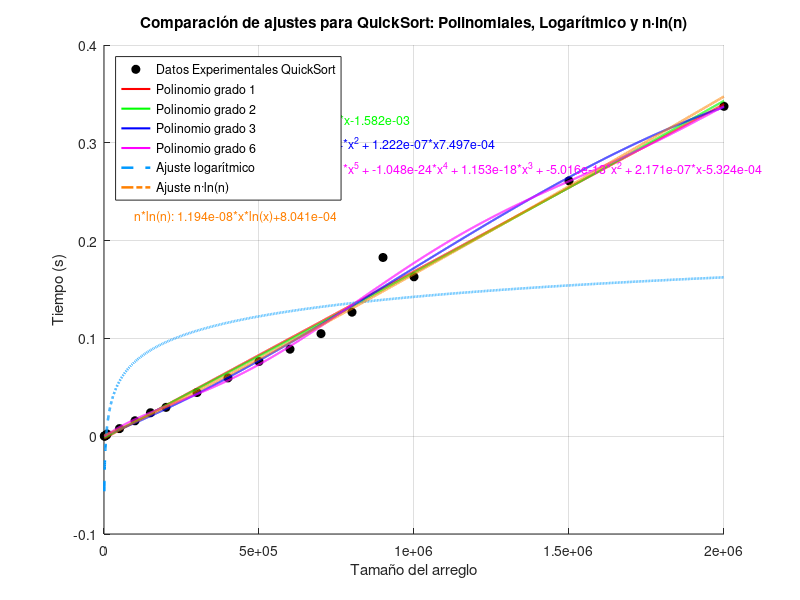

The MATLAB source for this figure:
%% COMPARACIÓN DE AJUSTES: POLINOMIAL, LOGARÍTMICO Y n·ln(n) CON ECUACIONES
clear; clc; close all;

%% VALORES DE X
x = [1000
2000
3000
4000
5000
8000
10000
50000
100000
150000
200000
300000
400000
500000
600000
700000
800000
900000
1000000
1500000
2000000];

%% VALORES DE Y = F(x) EN MILISEGUNDOS
y = [0.000132084
0.000218868
0.00031805
0.000488997
0.000693083
0.001075983
0.002262831
0.007774115
0.015775919
0.023990154
0.029487848
0.044647932
0.059629202
0.076383829
0.088966131
0.104852915
0.126813889
0.182740927
0.163020849
0.261117935
0.337296009
];

%% CONFIGURACIÓN DE AJUSTES POLINOMIALES
grados = [1, 2, 3, 6];             % Grados polinomiales
colors = ['r', 'g', 'b', 'm'];     % Colores para polinomios
linewidths = 1.5;

%% ESPACIO DE EVALUACIÓN
xi = linspace(min(x), max(x), 10000);

%% FIGURA PRINCIPAL
figure('Units','normalized','Position',[0.1 0.1 0.7 0.6]);
hold on;

% PUNTOS EXPERIMENTALES
plot(x, y, 'ko', 'MarkerFaceColor', 'k', 'DisplayName', 'Datos Experimentales QuickSort');

% AJUSTES POLINOMIALES
for i = 1:length(grados)
    grado = grados(i);
    p = polyfit(x, y, grado);
    z = polyval(p, xi);
    
    plot(xi, z, colors(i), 'LineWidth', linewidths, 'DisplayName', sprintf('Polinomio grado %d', grado));
    
    % Mostrar ecuación sobre la gráfica
    func_str = sprintf('Grado %d: ', grado);
    for j = 1:length(p)
        exp = length(p) - j;
        if exp == 0
            func_str = [func_str, sprintf('%.3e', p(j))];
        elseif exp == 1
            func_str = [func_str, sprintf(' + %.3e*x', p(j))];
        else
            func_str = [func_str, sprintf(' + %.3e*x^%d', p(j), exp)];
        end
    end
    text(0.05, 0.9 - (i-1)*0.05, func_str, 'Units','normalized', 'Color', colors(i), 'FontSize',9);
end

% AJUSTE LOGARÍTMICO
p_log = polyfit(log(x), y, 1);
a = p_log(1); c = p_log(2);
z_log = polyval(p_log, log(xi));
plot(xi, z_log, '--', 'Color', [0 0.6 1], 'LineWidth', 1.8, 'DisplayName', 'Ajuste logarítmico');

% Ecuación logarítmica sobre la gráfica
text(0.05, 0.9 - length(grados)*0.05, ...
    sprintf('Log: %.3e*ln(x)+%.3e', a, c), 'Units','normalized', 'Color',[0 0.6 1], 'FontSize',9);

% AJUSTE n·ln(n)
p_nlogn = polyfit(x .* log(x), y, 1);
b = p_nlogn(1); d = p_nlogn(2);
z_nlogn = polyval(p_nlogn, xi .* log(xi));
plot(xi, z_nlogn, '-.', 'Color', [1 0.5 0], 'LineWidth', 1.8, 'DisplayName', 'Ajuste n·ln(n)');

% Ecuación n*ln(n) sobre la gráfica
text(0.05, 0.9 - (length(grados)+1)*0.05, ...
    sprintf('n*ln(n): %.3e*x*ln(x)+%.3e', b, d), 'Units','normalized', 'Color',[1 0.5 0], 'FontSize',9);

% CONFIGURACIÓN FINAL
grid on;
xlabel('Tamaño del arreglo');
ylabel('Tiempo (s)');
title('Comparación de ajustes para QuickSort: Polinomiales, Logarítmico y n·ln(n)');
legend('Location', 'northwest');
%set(gca, 'XScale', 'log');
hold off;